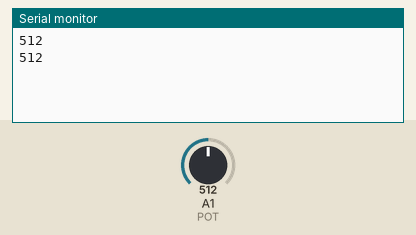
The sketch below on a simulated Arduino Uno, built with avr-gcc and run on an emulated ATmega328P. Shown: the last lines printed to the serial monitor. Inputs (shaded band) come from the test bench; at power-on: A1 (POT) = 512.

Above: at 2.8 s.
2.9 s: A1 (POT) set to 716
At 4.6 s:
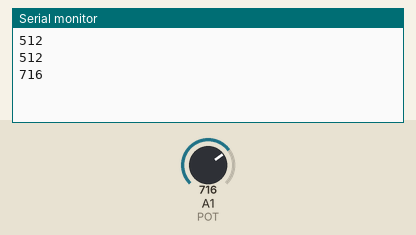
5.6 s: A1 (POT) set to 900
At 7.3 s:
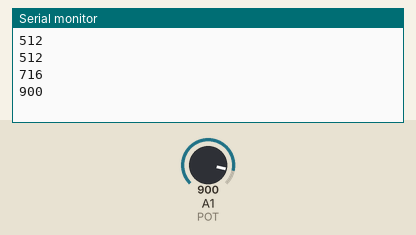
Timing chart, 0 to 8.8 s (numbered marks = the images above; inputs shaded):
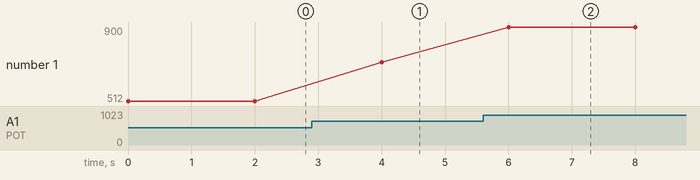

Measured:
- after the input at 2.9 s, the serial monitor: prints a new line after 1.1 s (image 1)
- after the input at 5.6 s, the serial monitor: prints a new line after 0.40 s (image 2)
- plotted number 1: 512 → 716 after the input at 2.9 s, 716 → 900 after the input at 5.6 s

The sketch:

1-Potenciometro.ino
```cpp
/*
  René Rodríguez Martínez

  Ejemplo prueba potienciometro
*/

//declaramos el pin analogico A1 es una variable que viene por defecto en arduino
const int POT = A1;

void setup() {
  Serial.begin(9600);
}

void loop() {
  //leemos la potencia que tiene puesta en el potenciomtero
  int val = analogRead(POT);
  //lo imprimimos por pantalla en el terminal
  Serial.println(val);
  //esperamos dos segundos para que sea legible y no sea una catarata de datos
  delay(2000);
}
```
